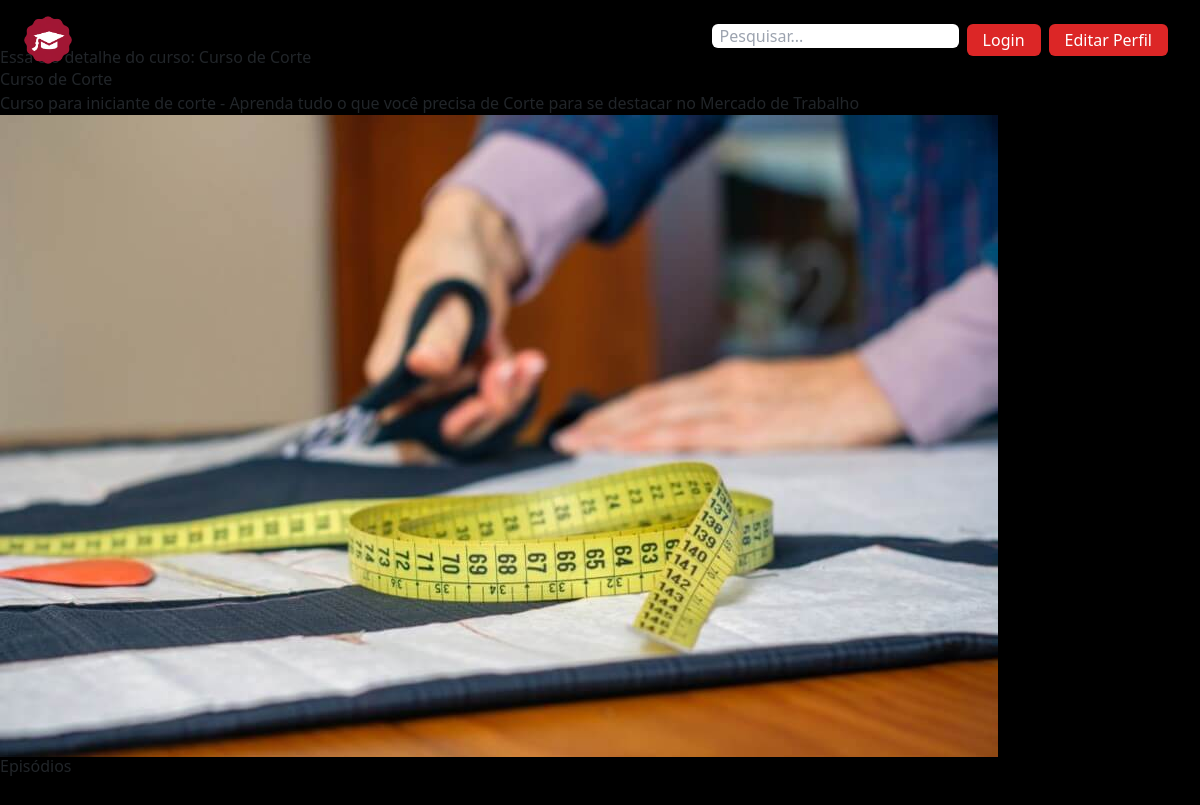
The app's page /cursos/1, older data.
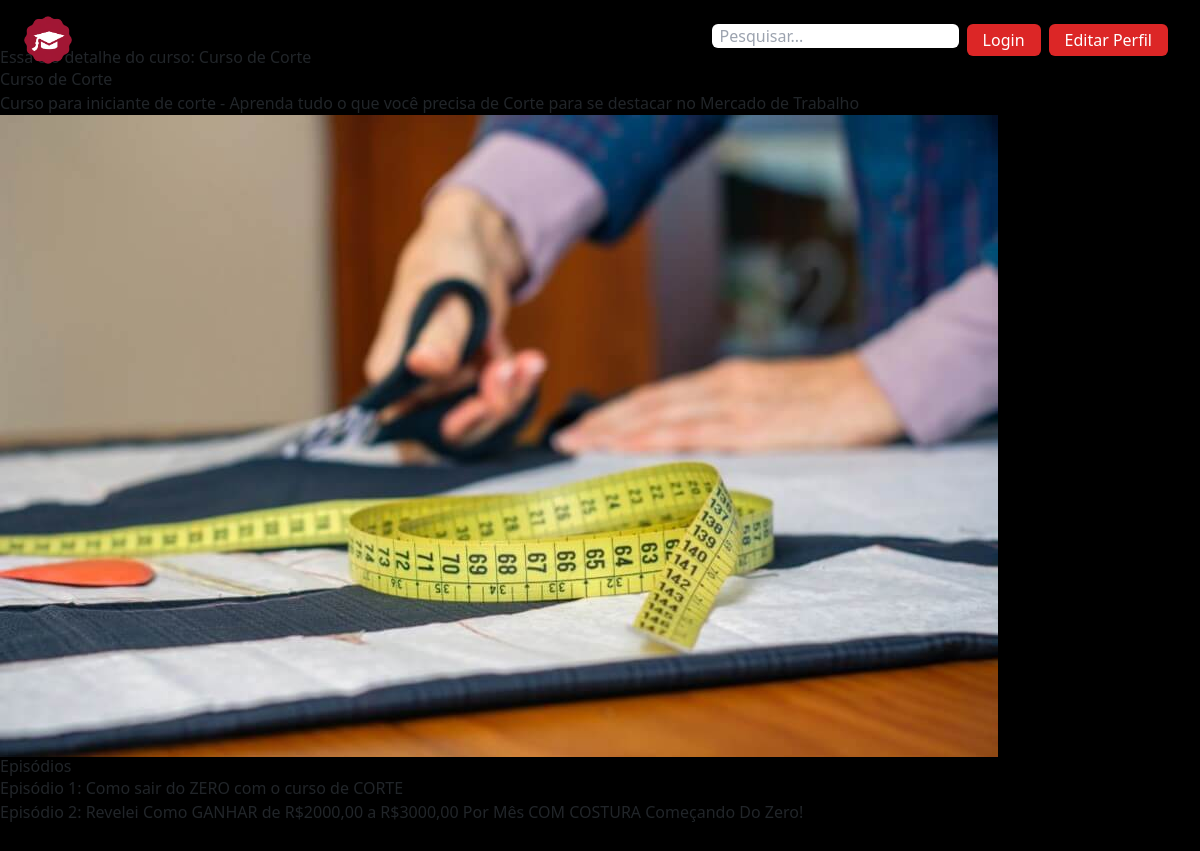
The same page, newer data.
### curso/models.py (models this page shows, shortened)
class Episodio(models.Model):
    curso = models.ForeignKey('Curso', related_name='episodios', on_delete=models.CASCADE)
    titulo = models.CharField(max_length=100)
    video = models.URLField()

### curso/views.py (the view)
# urls.py: path('cursos/<int:pk>', Detalhescurso.as_view(), name='detalhescurso'),
class Detalhescurso(DetailView):
    template_name = 'detalhescurso.html'
    model = Curso

### curso/models.py (called while the page is built)
    def __str__(self):
        return self.titulo

### curso/templates/detalhescurso.html (shortened to what this page needs)
{% extends 'base.html' %}
{% block content %}
<div class="py-12">
    <h1>Essa é o detalhe do curso: {{ object.titulo }}</h1>
    <p>{{ object }}</p>
    <p>{{ object.descricao }}</p>
    <img src="{{ object.thumb.url }}">
        <h2>Episódios</h2>
        {% for episodio in object.episodios.all %}
        <a href="{{ episodio.video }}">
            <p>Episódio {{ forloop.counter}}: {{ episodio.titulo}}</p>
        </a>
        {% endfor %}
</div>
{% endblock %}

Row changes from the older to the newer data that the page shows:
added Episodio: titulo "Como sair do ZERO com o curso de CORTE"
added Episodio: titulo "Revelei Como GANHAR de R$2000,00 a R$3000,00 Por Mês COM COSTURA Começando Do Zero!"
